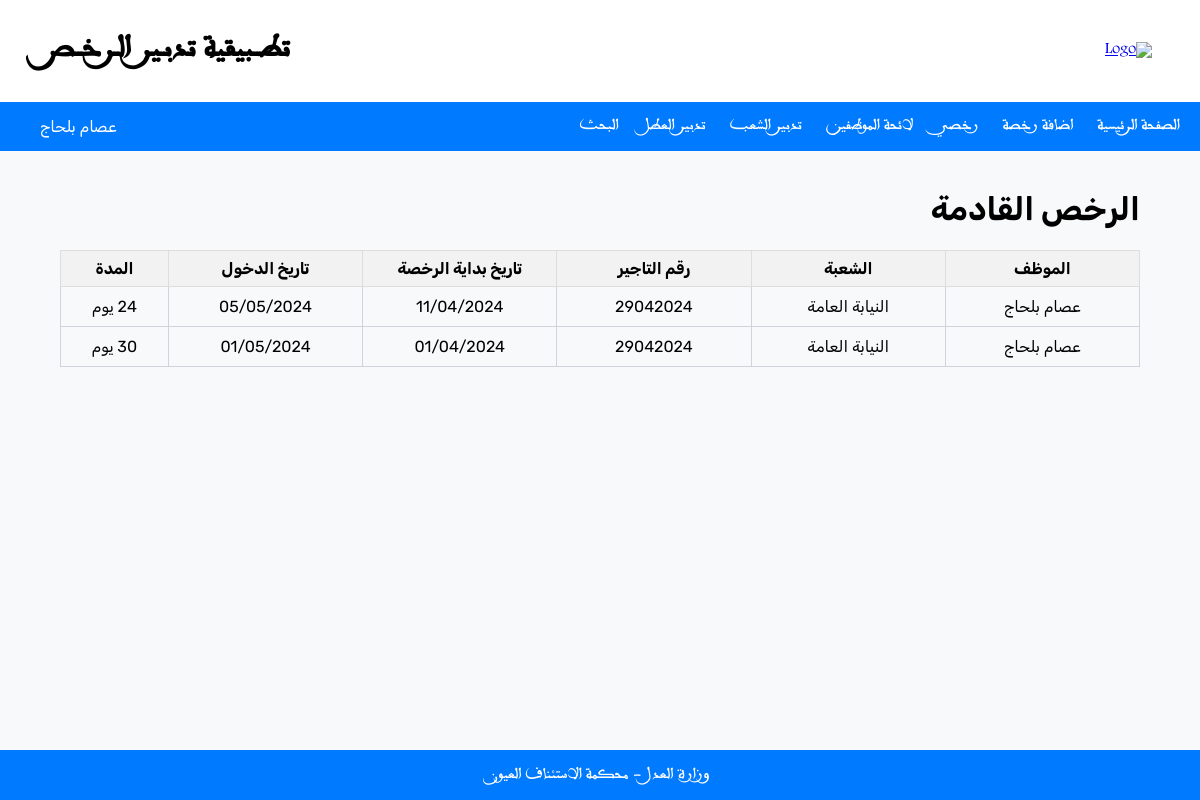
The app's page /admin_home/ (signed in), older data.
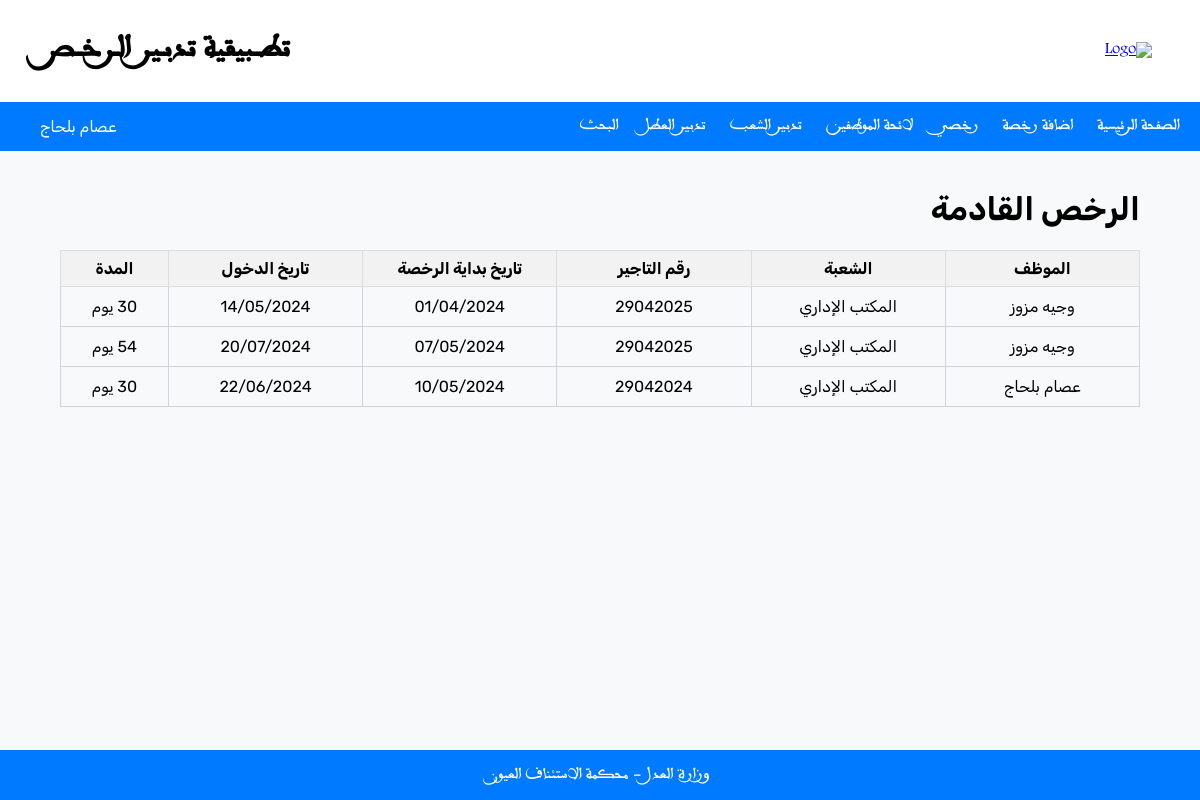
The same page, newer data.
### Manager/models.py (models this page shows, shortened)
class Leaves(models.Model):
    employeeId = models.ForeignKey(Employee, on_delete=models.CASCADE)
    leaveDate = models.DateField()
    duration = models.IntegerField()
    endOfLeave = models.DateField()
    leaveNumber = models.IntegerField()
    isDelayed = models.BooleanField(default=False)

class Employee(models.Model):
    username = models.OneToOneField(User, null=True, on_delete=models.CASCADE)
    full_name = models.CharField(max_length=100)
    PPR = models.CharField(max_length=100, blank=True, null=True)
    department = models.ForeignKey(Department, on_delete=models.CASCADE)
    isAdmin = models.BooleanField(default=False)

class Department(models.Model):
    name = models.CharField(max_length=100)
    def __str__(self):
        return self.name

### Manager/views.py (the view)
# urls.py: path('admin_home/', admin_view, name='admin_home'),
@login_required
def admin_view(request):
    if request.user.employee.isAdmin:
        today = date.today ()
        current_month = today.month
        leaves_list = Leaves.objects.filter(
        Q(leaveDate__year=today.year, leaveDate__month=current_month) |
        Q(endOfLeave__year=today.year, endOfLeave__month=current_month) |
        Q(leaveDate__lt=today, endOfLeave__gt=today)
    )
        return render(request, 'admin/home.html', {'leaves': leaves_list})
    else:
        return HttpResponseRedirect(reverse('not_admin'))

### Manager/templates/admin/home.html (shortened to what this page needs)
<!DOCTYPE html>
<html lang="ar" dir="rtl">
<head>
    {% load static %}
    <link rel="stylesheet" href="{%static 'home.css' %}">
</head>
    <body>
        <div class="header">
            <a href="/home">
                <img class="logo" src="https://i.ibb.co/8DJ8bMS/logo.png" alt="Logo">
            </a>
            <h1 class="title">تطــبيقية تدبـير الـرخــص</h1>
        </div>
        <div class="navbar">
        {% if request.user.employee.isAdmin %}
                <ul>
                    <li><a href="/admin_home">الصفحة الرئيسية</a></li>
                    <li><a href="/add_leave"> اضافة رخصة </a></li>
                    <li><a href="/my_leaves"> رخصي </a></li>
                    <li><a href="/all_employees"> لائحة الموظفين </a></li>
                    <li><a href="/add_department"> تدبير الشعب </a></li>
                    <li><a href="/manage_holidays"> تدبير العطل </a></li>
                    <li><a href="/search"> البحث </a> </li>
                </ul>
                <ul>
                    <li class="username">{{ request.user.get_full_name }}</li>
                </ul>
        {% endif %}
        </div>
        <div class="body">
            <h1 class="sub_title"> الرخص القادمة </h1>
            <table>
                <tr>
                    <th>الموظف</th>
                    <th>الشعبة</th>
                    <th>رقم التاجير</th>
                    <th>تاريخ بداية الرخصة</th>
                    <th>تاريخ الدخول</th>
                    <th>المدة</th>
                </tr>
                {% for leave in leaves  %}
                <tr>
                    <td>{{ leave.employeeId.username.get_full_name }}</td>
                    <td>{{ leave.employeeId.department }}</td>
                    <td>{{ leave.employeeId.username }}</td>
                    <td>{{ leave.leaveDate|date:'d/m/Y' }}</td>
                    <td>{{ leave.endOfLeave|date:'d/m/Y' }}</td>
                    <td>{{ leave.duration }} يوم</td>
                </tr>
                {% endfor %}
            </table>
        </div>
        <div class="footer">
            <p class="copyright">وزارة العدل - محكمة الاستئناف العيون</p>
        </div>
    </body>
</html>

Row changes from the older to the newer data that the page shows:
removed Leaves: employeeId.username.get_full_name "عصام بلحاج", employeeId.department "النيابة العامة", employeeId.username "29042024", leaveDate "11/04/2024", endOfLeave "05/05/2024"
removed Leaves: employeeId.username.get_full_name "عصام بلحاج", employeeId.department "النيابة العامة", employeeId.username "29042024", leaveDate "01/04/2024", endOfLeave "01/05/2024"
added Leaves: employeeId.username.get_full_name "وجيه مزوز", employeeId.department "المكتب الإداري", employeeId.username "29042025", leaveDate "01/04/2024", endOfLeave "14/05/2024"
added Leaves: employeeId.username.get_full_name "وجيه مزوز", employeeId.department "المكتب الإداري", employeeId.username "29042025", leaveDate "07/05/2024", endOfLeave "20/07/2024"
added Leaves: employeeId.username.get_full_name "عصام بلحاج", employeeId.department "المكتب الإداري", employeeId.username "29042024", leaveDate "10/05/2024", endOfLeave "22/06/2024"
